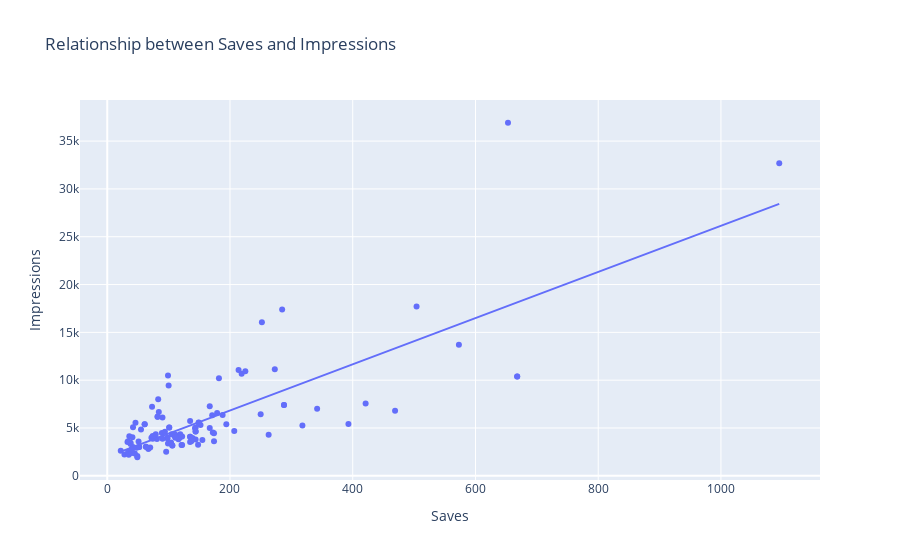

Notebook cell for this chart:
### Code cell
figure = px.scatter(data_frame=data,x='Saves',y='Impressions',trendline="ols",title="Relationship between Saves and Impressions")
figure.show()
